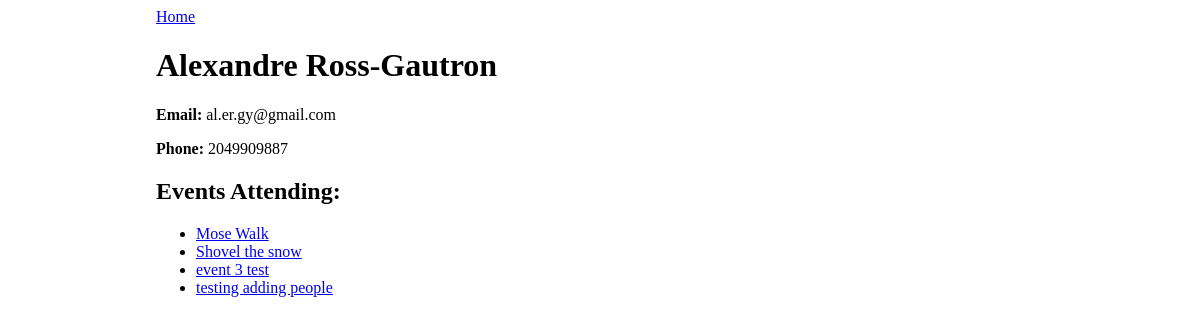
Screenshot of /guest/1 with the database file from the repository.
### events_app/models.py (models this page shows)
class Guest(db.Model):
    id = db.Column(db.Integer, primary_key=True)
    name = db.Column(db.String(99), nullable=False)
    email = db.Column(db.String(99), nullable=False)
    phone = db.Column(db.String(12), nullable=False)
    events_attending = db.relationship('Event', secondary='guest_event', back_populates='guests')

class Event(db.Model):
    id = db.Column(db.Integer, primary_key=True)
    title = db.Column(db.String(150), nullable=False)
    description = db.Column(db.String)
    date_and_time = db.Column(db.DateTime)
    guests = db.relationship('Guest', secondary='guest_event', back_populates='events_attending')

### events_app/routes.py (the view)
@main.route('/guest/<guest_id>')
def guest_detail(guest_id):
    guest = Guest.query.filter_by(id=guest_id).first()
    return render_template('guest_detail.html', guest=guest)

### events_app/templates/guest_detail.html
{% extends 'base.html' %}
{% block content %}
<a href="/">Home</a>
<h1>{{ guest.name }}</h1>
<p><strong>Email:</strong> {{ guest.email }}</p>
<p><strong>Phone:</strong> {{ guest.phone }}</p>
<h2>Events Attending:</h2>
<ul>
    {% for event in guest.events_attending %}
        <li><a href="/event/{{ event.id }}">{{ event.title}}</a></li>
    {% endfor %}
</ul>
{% endblock %}

### events_app/static/style.css (style rules this page uses)
body { display: flex; justify-content: center; }

### rows the page displays
Guest: name "Alexandre Ross-Gautron", email "al.er.gy@gmail.com", phone "2049909887"
Event: title "Mose Walk"
Event: title "Shovel the snow"
Event: title "event 3 test"
Event: title "testing adding people"
